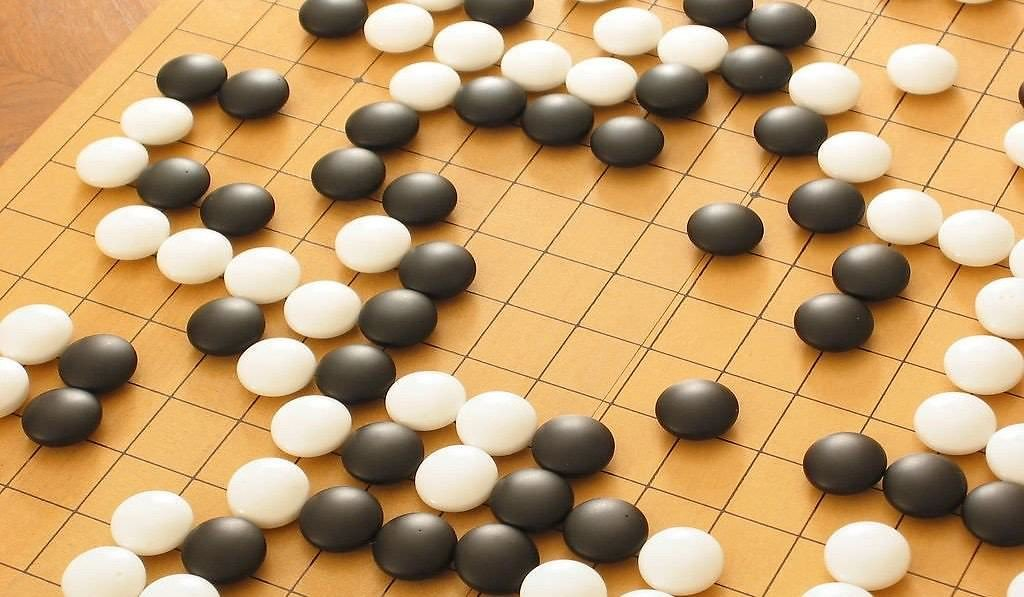
#> input picture tutorials/Image_Processing/Image_Thresholding/thresh.jpg, 1024 x 597 px
$ python Image_threshold.py -i thresh.jpg
#> lines starting #> are read from the running program, lines starting #| are printed output that depends on the picture; after the words box and inside, x2 and y2 are one past the last pixel; in counts of white or black regions, pixels touching at a corner belong together
#> further down, image is the input picture: shape (597, 1024, 3); mean B, G, R 109.5, 156.4, 192.3

#------------------------------------#
# Author: Yueh-Lin Tsou              #
# Update: 7/2/2019                   #
# E-mail: hank630280888@gmail.com    #
#------------------------------------#

"""----------------------------------------
- Simple thresholding   (sim_thresh())
- Adaptive thresholding (ada_thresh())
- Otsu’s thresholding   (otsu_thresh())
----------------------------------------"""

# Import OpenCV Library, numpy and command line interface
import cv2
import numpy as np
import argparse
from matplotlib import pyplot as plt # use to show the result

# ----- Function to do simple thresholding ----- #
def sim_thresh(img):
    # Example: ret, dst = cv2.threshold(src, thresh, maxValue, method)

    ret,thresh1 = cv2.threshold(img,127,255,cv2.THRESH_BINARY)
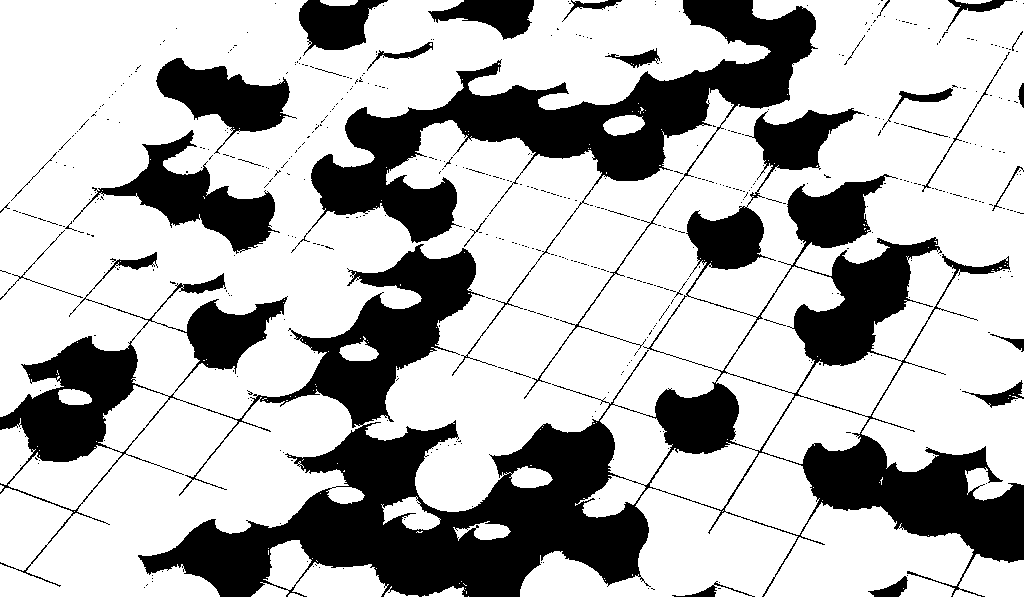
#> thresh1: shape (597, 1024); 71.5% white; 523 black regions (491 under 20 px), largest, box (x1, y1, x2, y2) and area: (0, 108, 1024, 597) 115387, (291, 0, 818, 399) 35057, (73, 130, 280, 254) 7512
    # if src(x,y) > thresh
    #   dst(x,y) = maxValue
    # else
    #   dst(x,y) = 0

    ret,thresh2 = cv2.threshold(img,127,255,cv2.THRESH_BINARY_INV)
    # if src(x,y) > thresh
    #   dst(x,y) = 0
    # else
    #   dst(x,y) = maxValue

    ret,thresh3 = cv2.threshold(img,127,255,cv2.THRESH_TRUNC)
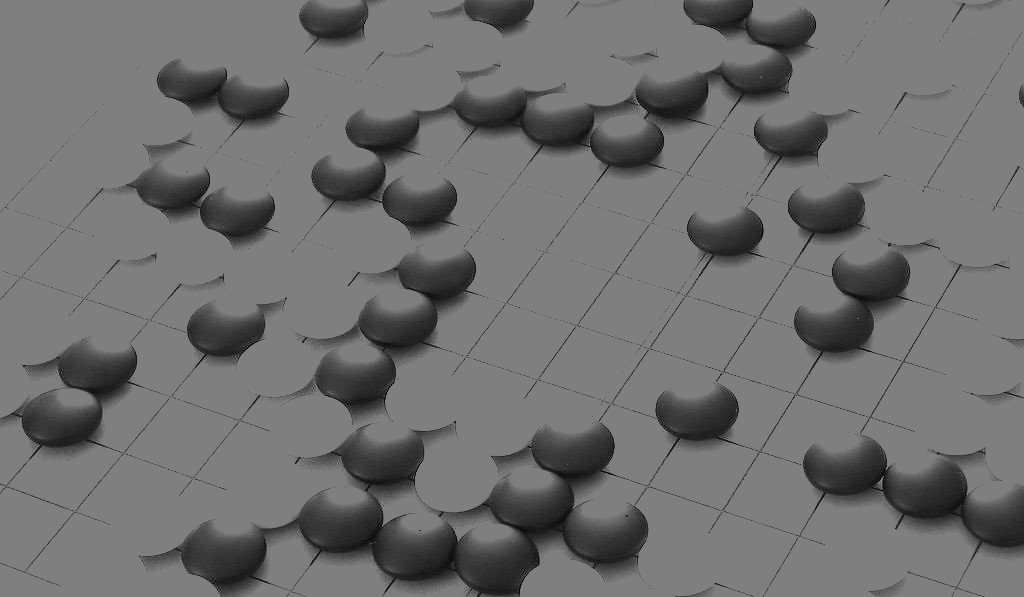
#> thresh3: shape (597, 1024); min 1, max 127, mean 111.3
    # if src(x,y) > thresh
    #   dst(x,y) = thresh
    # else
    #   dst(x,y) = src(x,y)

    ret,thresh4 = cv2.threshold(img,127,255,cv2.THRESH_TOZERO)
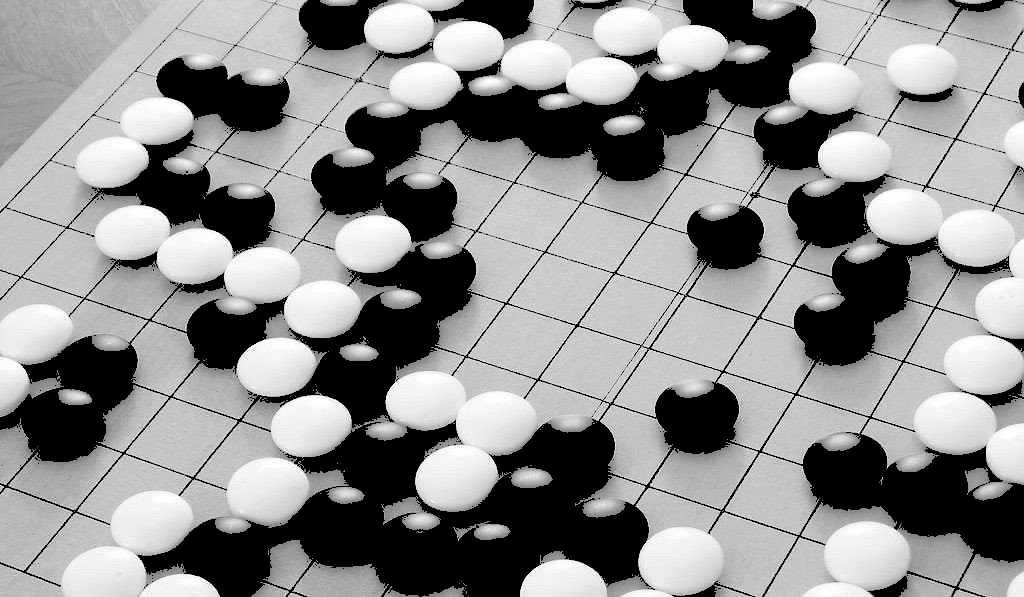
#> thresh4: shape (597, 1024); min 0, max 255, mean 141.2
    # if src(x,y) > thresh
    #   dst(x,y) = src(x,y)
    # else
    #   dst(x,y) = 0

    ret,thresh5 = cv2.threshold(img,127,255,cv2.THRESH_TOZERO_INV)
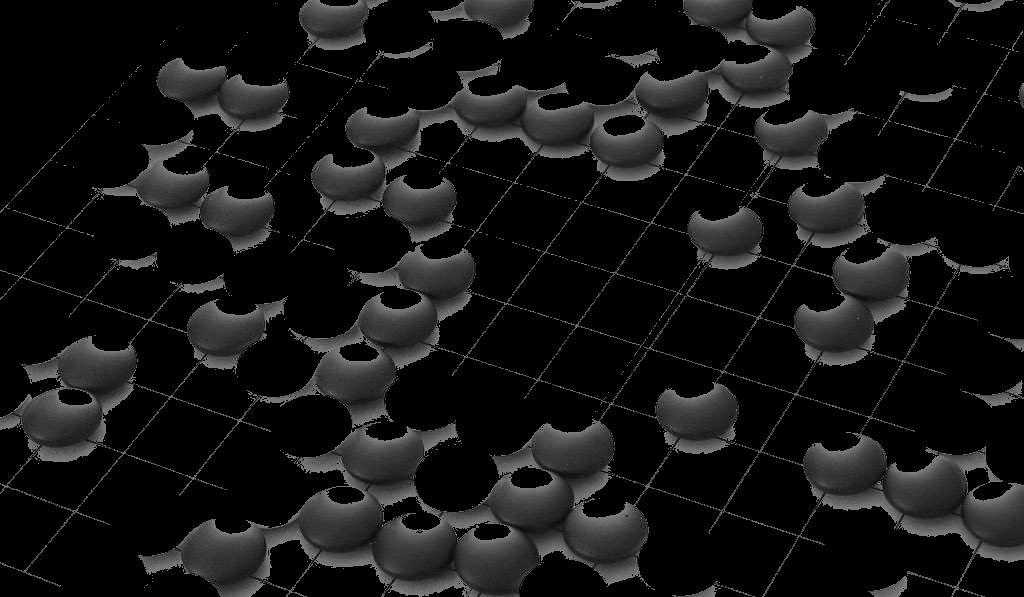
#> thresh5: shape (597, 1024); min 0, max 127, mean 20.5
    # if src(x,y) > thresh
    #   dst(x,y) = 0
    # else
    #   dst(x,y) = src(x,y)

    # Show the image using matplotlib
    titles = ['Origin','BINARY','BINARY_INV','TRUNC','TOZERO','TOZERO_INV']
    images = [img, thresh1, thresh2, thresh3, thresh4, thresh5]

    for i in range(6):
        plt.subplot(2,3,i+1),plt.imshow(images[i],'gray')
        plt.title(titles[i])
        plt.xticks([]),plt.yticks([])

    plt.show()

# ----- Function to do adaptive thresholding ----- #
def ada_thresh(img):
    # Example: adaptiveThreshold(src, maxValue, adaptiveMethod(thresh), thresholdType, blockSize, C)

    # simple threshold for compare
    ret,th1 = cv2.threshold(img,127,255,cv2.THRESH_BINARY)

    # thresh value using the mean of neighbourhood area
    th2 = cv2.adaptiveThreshold(img,255,cv2.ADAPTIVE_THRESH_MEAN_C,cv2.THRESH_BINARY,11,2)
#> th2: shape (597, 1024); 73% white; 8638 black regions (8049 under 20 px), largest, box (x1, y1, x2, y2) and area: (0, 0, 1024, 597) 104181, (0, 19, 132, 168) 1748, (531, 101, 587, 128) 573

    # thresh value using the weighted sum of neighbourhood values by gaussian filter
    th3 = cv2.adaptiveThreshold(img,255,cv2.ADAPTIVE_THRESH_GAUSSIAN_C,cv2.THRESH_BINARY,11,2)
#> th3: shape (597, 1024); 76.7% white; black in thin lines or dots

    # Show the images using matplotlib
    titles = ['Original Image', 'Global Thresholding (v = 127)',
                'Adaptive Mean Thresholding', 'Adaptive Gaussian Thresholding']
    images = [img, th1, th2, th3]

    for i in range(4):
        plt.subplot(2,2,i+1),plt.imshow(images[i],'gray')
        plt.title(titles[i])
        plt.xticks([]),plt.yticks([])
    plt.show()

# ----- Function to do Otsu’s Binarization thresholding ----- #
def otsu_thresh(img):

    # simple thresholding for compare
    ret1,th1 = cv2.threshold(img,127,255,cv2.THRESH_BINARY)

    # Otsu's thresholding
    ret2,th2 = cv2.threshold(img,0,255,cv2.THRESH_BINARY+cv2.THRESH_OTSU)
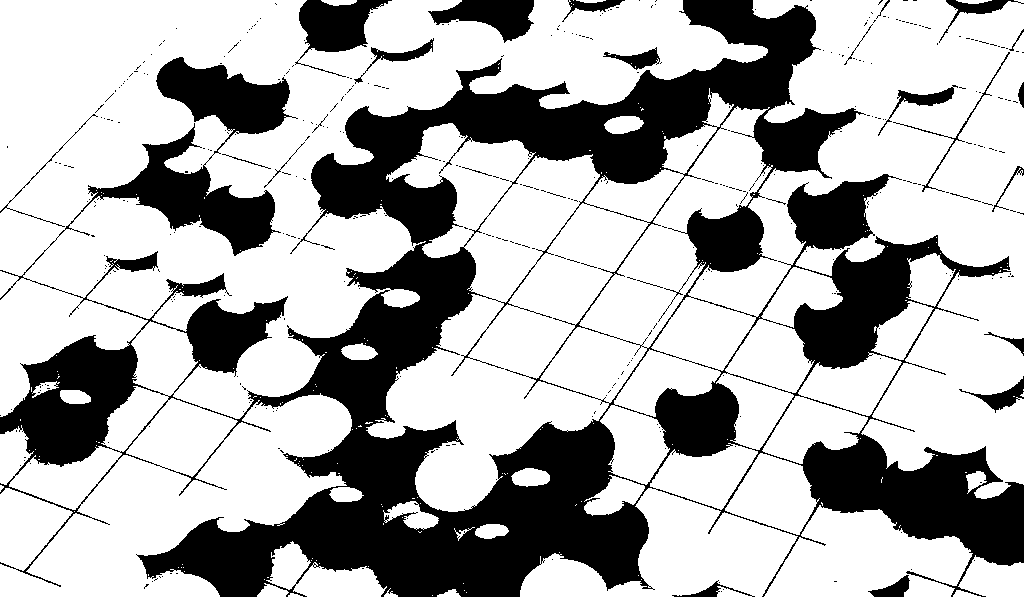
#> th2: shape (597, 1024); 68.9% white; 402 black regions (376 under 20 px), largest, box (x1, y1, x2, y2) and area: (0, 0, 1024, 597) 177568, (295, 0, 392, 77) 3199, (428, 0, 534, 43) 2463
#> ret2 = 138

    # Otsu's thresholding after Gaussian filtering
    blur = cv2.GaussianBlur(img,(5,5),0)
    ret3,th3 = cv2.threshold(blur,0,255,cv2.THRESH_BINARY+cv2.THRESH_OTSU)
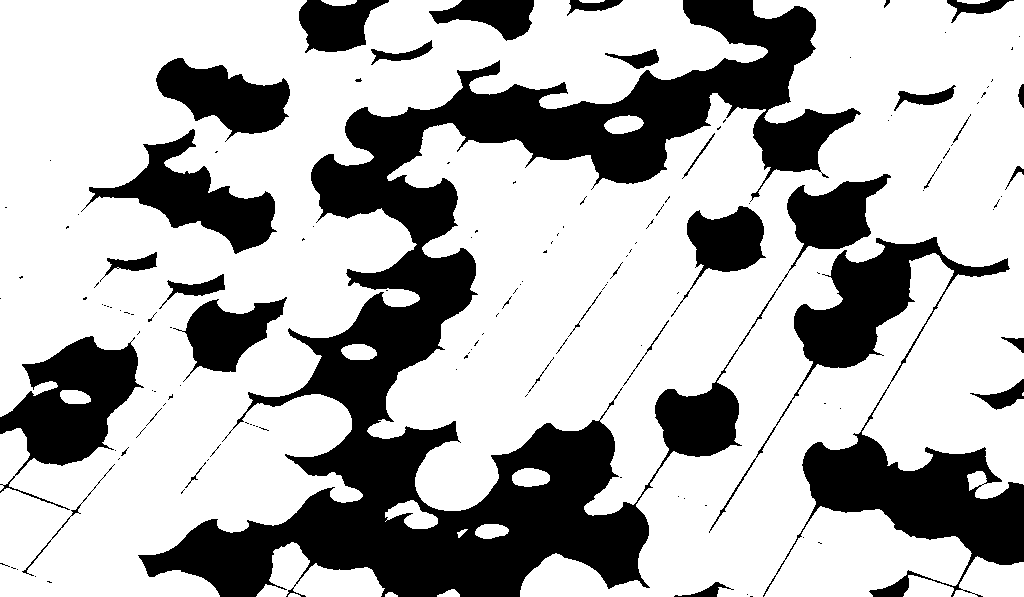
#> th3: shape (597, 1024); 70% white; 140 black regions (106 under 20 px), largest, box (x1, y1, x2, y2) and area: (138, 0, 891, 597) 111131, (709, 237, 1024, 597) 27253, (0, 336, 144, 510) 10579
#> ret3 = 137

    # show all the images and their histograms
    images = [img, 0, th1,img, 0, th2,blur, 0, th3]
    titles = ['Original Noisy Image','Histogram','Global Thresholding (v=127)',
              'Original Noisy Image','Histogram',"Otsu's Thresholding",
              'Gaussian filtered Image','Histogram',"Otsu's Thresholding"]
    for i in range(3):
        plt.subplot(3,3,i*3+1),plt.imshow(images[i*3],'gray')
        plt.title(titles[i*3]), plt.xticks([]), plt.yticks([])
        plt.subplot(3,3,i*3+2),plt.hist(images[i*3].ravel(),256)
        plt.title(titles[i*3+1]), plt.xticks([]), plt.yticks([])
        plt.subplot(3,3,i*3+3),plt.imshow(images[i*3+2],'gray')
        plt.title(titles[i*3+2]), plt.xticks([]), plt.yticks([])
    plt.show()
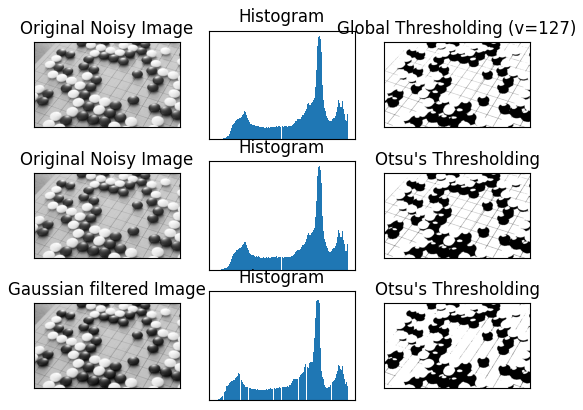
#> figure drawn by matplotlib, 9 panels

# -------------------------- main -------------------------- #
if __name__ == '__main__':
    # read one input from terminal
    # (1) command line for sim and ada >> python Image_threshold.py -i thresh.jpg
    # (2) command line for otsu >> python Image_threshold.py -i noise.jpg
    ap = argparse.ArgumentParser()
    ap.add_argument("-i", "--image", required=True, help="Path to the input image")
    args = vars(ap.parse_args())

    # Read image
    image = cv2.imread(args["image"])
    image = cv2.cvtColor(image, cv2.COLOR_BGR2GRAY) # should input grayscale imge for thresholding

    # Functions, the input image should be grayscale image
    sim_thresh(image)
    ada_thresh(image)
    otsu_thresh(image)


# Reference:
# Website: OpenCV-Python Document
# Link: https://opencv-python-tutroals.readthedocs.io/en/latest/py_tutorials/py_imgproc/py_thresholding/py_thresholding.html
